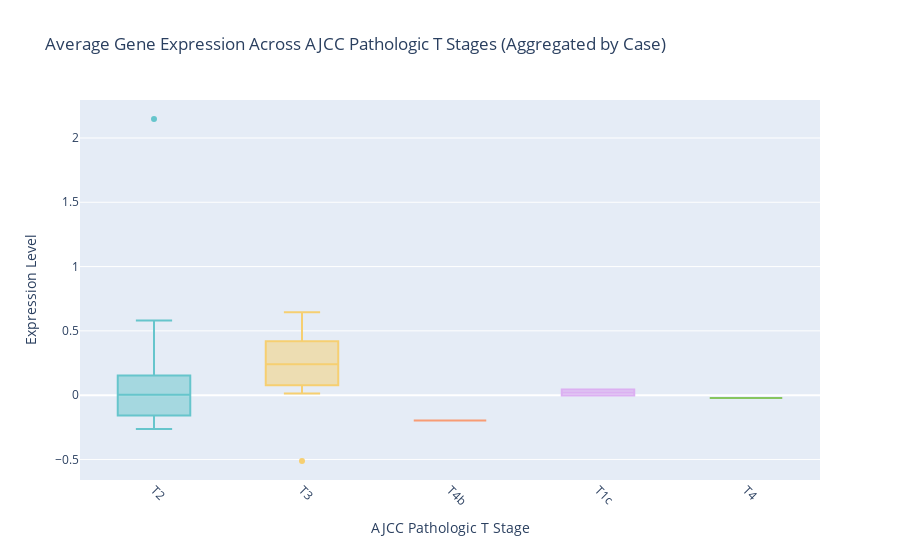

Notebook code for this chart:
### Code cell
# Filter out "Unknown" values for AJCC Pathologic T stages
filtered_data_state_t = aggregated_data[reshaped_df['ajcc_pathologic_t'] != "Unknown"]

fig = px.box(
    filtered_data_state_t,
    x='ajcc_pathologic_t',
    y='Expression',
    color='ajcc_pathologic_t',  
    title="Average Gene Expression Across AJCC Pathologic T Stages (Aggregated by Case)",
    labels={
        'ajcc_pathologic_t': 'AJCC Pathologic T Stage',
        'Expression': 'Expression Level'
    },
    color_discrete_sequence=px.colors.qualitative.Pastel 
)


fig.update_layout(
    xaxis_title="AJCC Pathologic T Stage",
    yaxis_title="Expression Level",
    xaxis_tickangle=45,
    showlegend=False 
)

fig.show()

### Figure 1 — Plotly figure (JSON) as saved in the notebook; plotly's stock layout.template omitted (floating-point values rounded to 4 significant figures)
{"data": [{"alignmentgroup": "True", "hovertemplate": "AJCC Pathologic T Stage=%{x}<br>Expression Level=%{y}<extra></extra>", "legendgroup": "T2", "marker": {"color": "rgb(102, 197, 204)"}, "name": "T2", "notched": false, "offsetgroup": "T2", "orientation": "v", "showlegend": true, "type": "box", "x": ["T2", "T2", "T2", "T2", "T2", "T2", "T2", "T2", "T2", "T2", "T2", "T2", "T2", "T2", "T2", "T2", "T2", "T2", "T2", "T2", "T2", "T2", "T2", "T2", "T2", "T2", "T2", "T2", "T2", "T2", "T2"], "x0": " ", "xaxis": "x", "y": [-0.212, 0.02433, 0.5814, 0.4323, -0.1334, -0.263, -0.0694, -0.03682, 0.02125, -0.02029, 0.03698, -0.2243, -0.02724, -0.2212, 0.05238, 2.147, 0.003703, -0.03224, 0.3351, 0.2563, 0.2953, -0.1694, 0.08245, 0.1191, -0.1745, -0.2148, -0.07819, 0.1579, -0.166, 0.5488, 0.1392], "y0": " ", "yaxis": "y"}, {"alignmentgroup": "True", "hovertemplate": "AJCC Pathologic T Stage=%{x}<br>Expression Level=%{y}<extra></extra>", "legendgroup": "T3", "marker": {"color": "rgb(246, 207, 113)"}, "name": "T3", "notched": false, "offsetgroup": "T3", "orientation": "v", "showlegend": true, "type": "box", "x": ["T3", "T3", "T3", "T3", "T3", "T3", "T3", "T3"], "x0": " ", "xaxis": "x", "y": [0.1431, -0.5119, 0.01261, 0.6446, 0.4908, 0.3388, 0.1431, 0.346], "y0": " ", "yaxis": "y"}, {"alignmentgroup": "True", "hovertemplate": "AJCC Pathologic T Stage=%{x}<br>Expression Level=%{y}<extra></extra>", "legendgroup": "T4b", "marker": {"color": "rgb(248, 156, 116)"}, "name": "T4b", "notched": false, "offsetgroup": "T4b", "orientation": "v", "showlegend": true, "type": "box", "x": ["T4b"], "x0": " ", "xaxis": "x", "y": [-0.1978], "y0": " ", "yaxis": "y"}, {"alignmentgroup": "True", "hovertemplate": "AJCC Pathologic T Stage=%{x}<br>Expression Level=%{y}<extra></extra>", "legendgroup": "T1c", "marker": {"color": "rgb(220, 176, 242)"}, "name": "T1c", "notched": false, "offsetgroup": "T1c", "orientation": "v", "showlegend": true, "type": "box", "x": ["T1c", "T1c"], "x0": " ", "xaxis": "x", "y": [-0.003247, 0.04409], "y0": " ", "yaxis": "y"}, {"alignmentgroup": "True", "hovertemplate": "AJCC Pathologic T Stage=%{x}<br>Expression Level=%{y}<extra></extra>", "legendgroup": "T4", "marker": {"color": "rgb(135, 197, 95)"}, "name": "T4", "notched": false, "offsetgroup": "T4", "orientation": "v", "showlegend": true, "type": "box", "x": ["T4"], "x0": " ", "xaxis": "x", "y": [-0.02194], "y0": " ", "yaxis": "y"}], "layout": {"boxmode": "overlay", "legend": {"title": {"text": "AJCC Pathologic T Stage"}, "tracegroupgap": 0}, "showlegend": false, "title": {"text": "Average Gene Expression Across AJCC Pathologic T Stages (Aggregated by Case)"}, "xaxis": {"anchor": "y", "categoryarray": ["T2", "T3", "T4b", "T1c", "T4"], "categoryorder": "array", "domain": [0, 1], "tickangle": 45, "title": {"text": "AJCC Pathologic T Stage"}}, "yaxis": {"anchor": "x", "domain": [0, 1], "title": {"text": "Expression Level"}}}}
